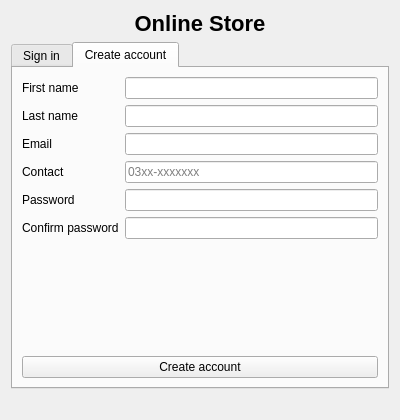
<?xml version="1.0" encoding="UTF-8"?>
<ui version="4.0">
 <class>CustomerLoginDialog</class>
 <widget class="QDialog" name="CustomerLoginDialog">
  <property name="geometry">
   <rect>
    <x>0</x>
    <y>0</y>
    <width>400</width>
    <height>420</height>
   </rect>
  </property>
  <property name="windowTitle">
   <string>Online Store - Sign in</string>
  </property>
  <layout class="QVBoxLayout" name="layout_205">
   <item>
    <widget class="QLabel" name="label_188">
     <property name="styleSheet">
      <string>font-size: 22px; font-weight: bold;</string>
     </property>
     <property name="text">
      <string>Online Store</string>
     </property>
     <property name="alignment">
      <set>Qt::AlignCenter</set>
     </property>
    </widget>
   </item>
   <item>
    <widget class="QTabWidget" name="tabs">
     <property name="currentIndex">
      <number>1</number>
     </property>
     <widget class="QWidget" name="tabSignIn">
      <attribute name="title">
       <string>Sign in</string>
      </attribute>
      <layout class="QVBoxLayout" name="layout_194">
       <item>
        <layout class="QFormLayout" name="layout_191">
         <item row="0" column="0">
          <widget class="QLabel" name="label_189">
           <property name="text">
            <string>Email</string>
           </property>
          </widget>
         </item>
         <item row="0" column="1">
          <widget class="QLineEdit" name="edEmail">
           <property name="placeholderText">
            <string>you@example.com</string>
           </property>
          </widget>
         </item>
         <item row="1" column="0">
          <widget class="QLabel" name="label_190">
           <property name="text">
            <string>Password</string>
           </property>
          </widget>
         </item>
         <item row="1" column="1">
          <widget class="QLineEdit" name="edPassword">
           <property name="echoMode">
            <enum>QLineEdit::Password</enum>
           </property>
          </widget>
         </item>
        </layout>
       </item>
       <item>
        <layout class="QHBoxLayout" name="layout_193">
         <item>
          <widget class="QPushButton" name="btnSignIn">
           <property name="text">
            <string>Sign in</string>
           </property>
           <property name="default">
            <bool>true</bool>
           </property>
           <property name="role" stdset="0">
            <string>primary</string>
           </property>
          </widget>
         </item>
        </layout>
       </item>
      </layout>
     </widget>
     <widget class="QWidget" name="tabRegister">
      <attribute name="title">
       <string>Create account</string>
      </attribute>
      <layout class="QVBoxLayout" name="layout_204">
       <item>
        <layout class="QFormLayout" name="layout_201">
         <item row="0" column="0">
          <widget class="QLabel" name="label_195">
           <property name="text">
            <string>First name</string>
           </property>
          </widget>
         </item>
         <item row="0" column="1">
          <widget class="QLineEdit" name="edRegFirstName"/>
         </item>
         <item row="1" column="0">
          <widget class="QLabel" name="label_196">
           <property name="text">
            <string>Last name</string>
           </property>
          </widget>
         </item>
         <item row="1" column="1">
          <widget class="QLineEdit" name="edRegLastName"/>
         </item>
         <item row="2" column="0">
          <widget class="QLabel" name="label_197">
           <property name="text">
            <string>Email</string>
           </property>
          </widget>
         </item>
         <item row="2" column="1">
          <widget class="QLineEdit" name="edRegEmail"/>
         </item>
         <item row="3" column="0">
          <widget class="QLabel" name="label_198">
           <property name="text">
            <string>Contact</string>
           </property>
          </widget>
         </item>
         <item row="3" column="1">
          <widget class="QLineEdit" name="edRegContact">
           <property name="placeholderText">
            <string>03xx-xxxxxxx</string>
           </property>
          </widget>
         </item>
         <item row="4" column="0">
          <widget class="QLabel" name="label_199">
           <property name="text">
            <string>Password</string>
           </property>
          </widget>
         </item>
         <item row="4" column="1">
          <widget class="QLineEdit" name="edRegPassword">
           <property name="echoMode">
            <enum>QLineEdit::Password</enum>
           </property>
          </widget>
         </item>
         <item row="5" column="0">
          <widget class="QLabel" name="label_200">
           <property name="text">
            <string>Confirm password</string>
           </property>
          </widget>
         </item>
         <item row="5" column="1">
          <widget class="QLineEdit" name="edRegConfirm">
           <property name="echoMode">
            <enum>QLineEdit::Password</enum>
           </property>
          </widget>
         </item>
        </layout>
       </item>
       <item>
        <layout class="QHBoxLayout" name="layout_203">
         <item>
          <widget class="QPushButton" name="btnRegister">
           <property name="text">
            <string>Create account</string>
           </property>
           <property name="role" stdset="0">
            <string>primary</string>
           </property>
          </widget>
         </item>
        </layout>
       </item>
      </layout>
     </widget>
    </widget>
   </item>
   <item>
    <widget class="QLabel" name="lblError">
     <property name="visible">
      <bool>false</bool>
     </property>
     <property name="styleSheet">
      <string>color: #c0392b;</string>
     </property>
     <property name="text">
      <string/>
     </property>
    </widget>
   </item>
  </layout>
 </widget>
 <resources/>
 <connections/>
</ui>
